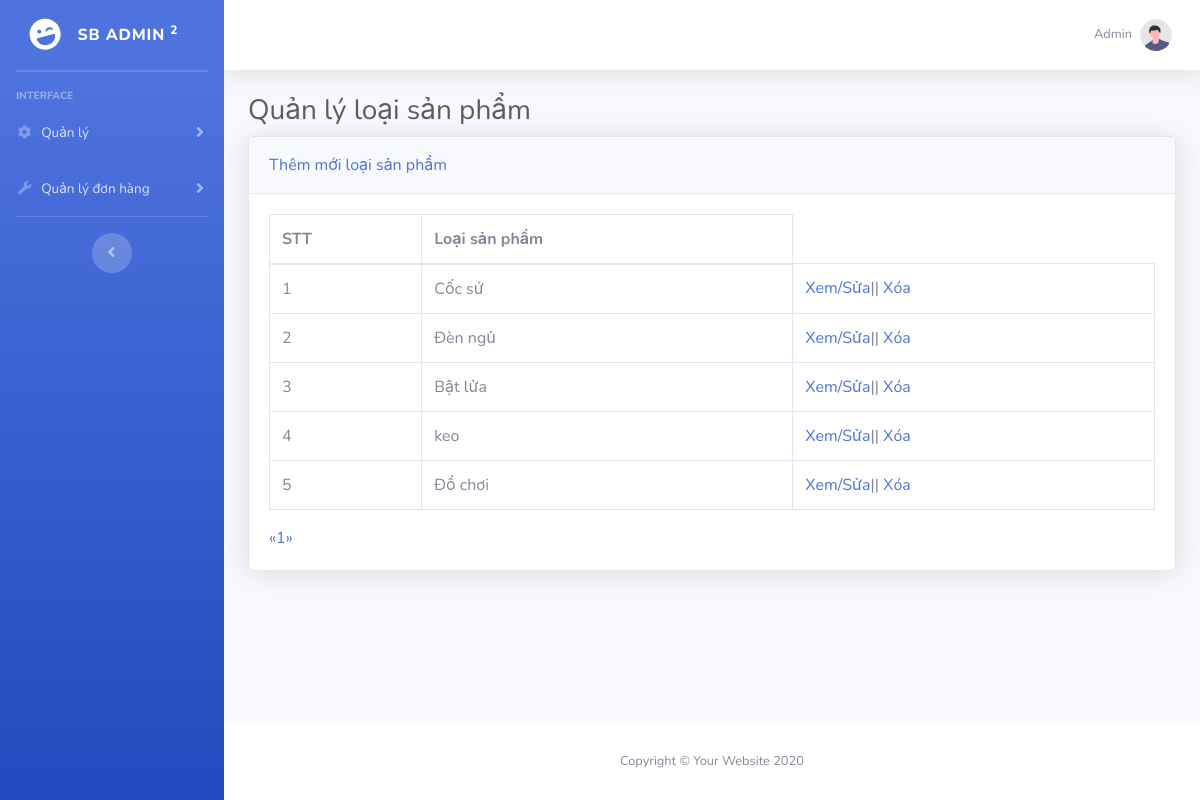
Page /admin/categorylist.php (signed in) on the committed database.
### tables this page shows
CREATE TABLE `loaisanpham` (
  `maLoai` int(11) NOT NULL,
  `tenLoai` varchar(100) NOT NULL
);

### lib/database.php (called while the page is built, shortened)
<?php
Class Database{
   public $host   = "localhost";
   public $user   = "root";
   public $pass   = "";
   public $dbname = "Shopluuniem";
   public $link;
private function connectDB(){
   $this->link = new mysqli($this->host, $this->user, $this->pass,
    $this->dbname);
 }
public function select($query){
  $result = $this->link->query($query) or
   die($this->link->error.__LINE__);
  if($result->num_rows > 0){
    return $result;
  } else {
    return false;
  }
 }
}

### classes/loaisanpham.php (called while the page is built, shortened)
<?php
$filepath = realpath(dirname(__FILE__));
include_once($filepath . '/../lib/database.php');
?>
<?php
class loaisanpham
{
	private $db;
	public function __construct()
	{
		$this->db = new Database();
	}
	public function getAllAdmin($page = 1, $total = 8)
	{
		$tmp = ($page - 1) * $total;
		$query =
			"SELECT *
			 FROM loaisanpham
             limit $tmp,$total";
		$result = $this->db->select($query);
		return $result;
	}
	public function getCountPaging($row = 8)
	{
		$query = "SELECT COUNT(*) FROM loaisanpham";
		$mysqli_result = $this->db->select($query);
		if ($mysqli_result) {
			$totalrow = intval((mysqli_fetch_all($mysqli_result, MYSQLI_ASSOC)[0])['COUNT(*)']);
			$result = ceil($totalrow / $row);
			return $result;
		}
		return false;
	}
}
?>

### admin/categorylist.php (the view, shortened to what this page needs)
<?php
include 'includes/header.php';
include '../classes/loaisanpham.php';
$categories = new loaisanpham();
$list = $categories->getAllAdmin((isset($_GET['page']) ? $_GET['page'] : 1));
$pageCount = $categories->getCountPaging();
?>
<div class="container-fluid">
    <h1 class="h3 mb-2 text-gray-800">Quản lý loại sản phẩm</h1>
    <div class="card shadow mb-4">
        <div class="card-header py-3">
            <a href="./add_category.php">Thêm mới loại sản phẩm</a>
        </div>
        <div class="card-body">
            <div class="table-responsive">
                <?php $count = 1;
                if ($list) { ?>
                    <table class="table table-bordered" width="100%" cellspacing="0">
                        <thead>
                            <tr>
                                <th>STT</th>
                                <th>Loại sản phẩm</th>
                            </tr>
                        </thead>
                        <tbody>
                            <?php foreach ($list as $key => $value) { ?>
                                <tr>
                                    <td><?= $count++ ?></td>
                                    <td><?= $value['tenLoai'] ?></td>
                                    <td>
                                        <a href="edit_category.php?maLoai=<?= $value['maLoai'] ?>">Xem/Sửa</a>||
                                        <a href="delete_category.php?maLoai=<?= $value['maLoai'] ?>">Xóa</a>
                                    </td>
                                </tr>
                            <?php } ?>
                        </tbody>
                    </table>
                <?php } else { ?>
                    <h3>Chưa có sản phẩm nào...</h3>
                <?php } ?>
                <div class="pagination">
                    <a href="categorylist.php?page=<?= (isset($_GET['page'])) ? (($_GET['page'] <= 1) ? 1 : $_GET['page'] - 1) : 1 ?>">&laquo;</a>
                    <?php
                    for ($i = 1; $i <= $pageCount; $i++) {
                        if (isset($_GET['page'])) {
                            if ($i == $_GET['page']) { ?>
                                <a class="active" href="categorylist.php?page=<?= $i ?>"><?= $i ?></a>
                            <?php } else { ?>
                                <a href="categorylist.php?page=<?= $i ?>"><?= $i ?></a>
                            <?php  }
                        } else {
                            if ($i == 1) { ?>
                                <a class="active" href="categorylist.php?page=<?= $i ?>"><?= $i ?></a>
                            <?php  } else { ?>
                                <a href="categorylist.php?page=<?= $i ?>"><?= $i ?></a>
                            <?php   } ?>
                        <?php  } ?>
                    <?php }
                    ?>
                    <a href="categorylist.php?page=<?= (isset($_GET['page'])) ? $_GET['page'] + 1 : 2 ?>">&raquo;</a>
                </div>
            </div>
        </div>
    </div>
</div>
<?php
include 'includes/footer.php'
?>

### rows in the picture
loaisanpham: tenLoai "Cốc sứ"
loaisanpham: tenLoai "Đèn ngủ"
loaisanpham: tenLoai "Bật lửa"
loaisanpham: tenLoai "keo"
loaisanpham: tenLoai "Đồ chơi"
